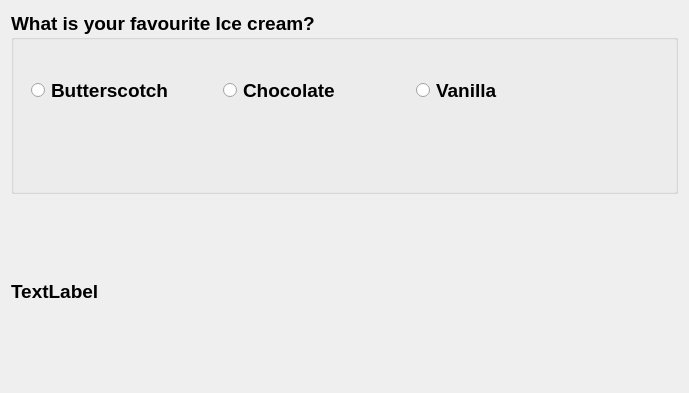
<?xml version="1.0" encoding="UTF-8"?>
<ui version="4.0">
 <class>Dialog</class>
 <widget class="QDialog" name="Dialog">
  <property name="geometry">
   <rect>
    <x>0</x>
    <y>0</y>
    <width>689</width>
    <height>393</height>
   </rect>
  </property>
  <property name="windowTitle">
   <string>QRadioButton_QGroupBox</string>
  </property>
  <layout class="QVBoxLayout" name="verticalLayout_2">
   <item>
    <layout class="QVBoxLayout" name="verticalLayout">
     <item>
      <widget class="QGroupBox" name="groupBox">
       <property name="font">
        <font>
         <pointsize>14</pointsize>
         <weight>75</weight>
         <bold>true</bold>
        </font>
       </property>
       <property name="title">
        <string>What is your favourite Ice cream?</string>
       </property>
       <widget class="QWidget" name="horizontalLayoutWidget">
        <property name="geometry">
         <rect>
          <x>20</x>
          <y>40</y>
          <width>571</width>
          <height>80</height>
         </rect>
        </property>
        <layout class="QHBoxLayout" name="horizontalLayout">
         <item>
          <widget class="QRadioButton" name="radioButton_3">
           <property name="text">
            <string>Butterscotch</string>
           </property>
          </widget>
         </item>
         <item>
          <widget class="QRadioButton" name="radioButton_2">
           <property name="text">
            <string>Chocolate</string>
           </property>
          </widget>
         </item>
         <item>
          <widget class="QRadioButton" name="radioButton">
           <property name="text">
            <string>Vanilla</string>
           </property>
          </widget>
         </item>
        </layout>
       </widget>
      </widget>
     </item>
     <item>
      <widget class="QLabel" name="label">
       <property name="font">
        <font>
         <pointsize>14</pointsize>
         <weight>75</weight>
         <bold>true</bold>
        </font>
       </property>
       <property name="text">
        <string>TextLabel</string>
       </property>
      </widget>
     </item>
    </layout>
   </item>
  </layout>
 </widget>
 <resources/>
 <connections/>
</ui>
